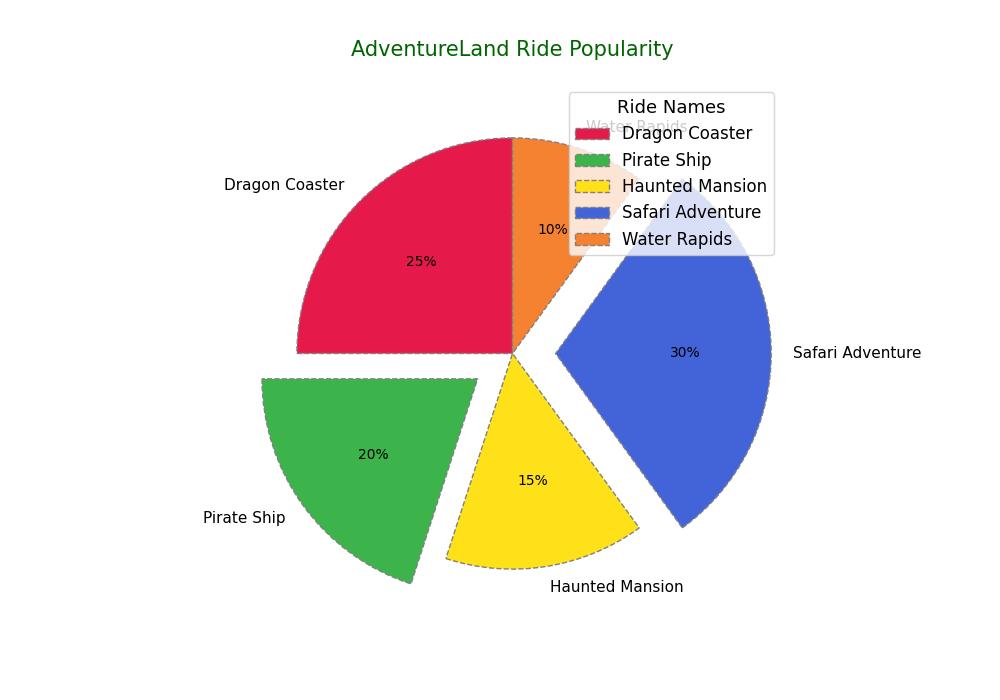

Source code (Python):
import matplotlib.pyplot as plt

# Data for the pie chart
ride_names = ['Dragon Coaster', 'Pirate Ship', 'Haunted Mansion', 'Safari Adventure', 'Water Rapids']
visitor_percentage = [25, 20, 15, 30, 10]
colors = ['#e6194b', '#3cb44b', '#ffe119', '#4363d8', '#f58231']

# Setup the figure
fig, ax = plt.subplots(figsize=(10, 7))

# Create the pie chart
wedges, texts, autotexts = ax.pie(
    visitor_percentage,
    labels=ride_names,
    autopct='%1.0f%%',
    startangle=90,
    colors=colors,
    wedgeprops=dict(edgecolor='gray', linestyle='--'),
    explode=(0, 0.2, 0, 0.2, 0),
    shadow=False
)

# Improve text/annotation appearance
plt.setp(autotexts, size=10, weight="normal", color="black")
plt.setp(texts, size=11)

# Set main title
plt.title('AdventureLand Ride Popularity', fontsize=15, fontweight='normal', color='darkgreen', pad=20)

# Add a legend
ax.legend(
    wedges, 
    ride_names, 
    title="Ride Names", 
    loc="upper right", 
    bbox_to_anchor=(1, 1),
    fontsize=12,
    title_fontsize=13
)

# Aspect ratio for pie chart
ax.set_aspect('equal')

# Display the chart
plt.show()
